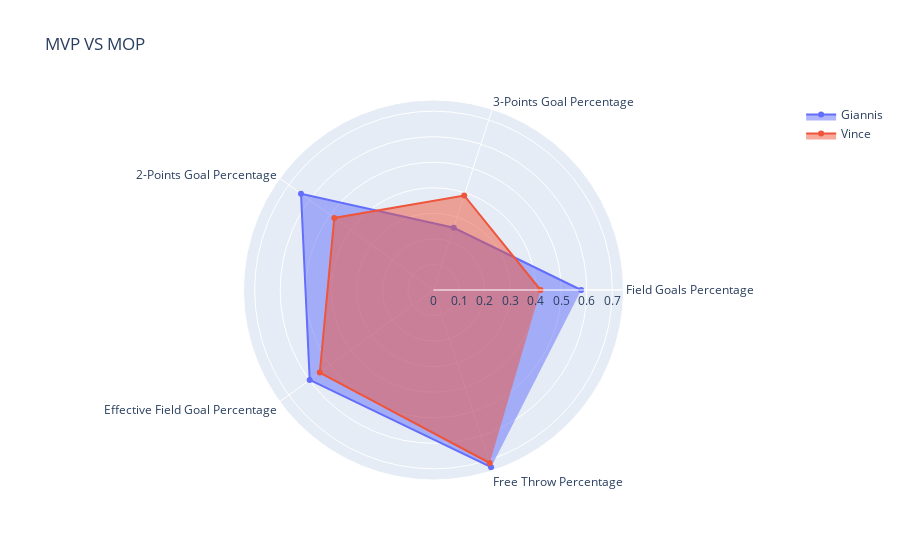

Notebook code for this chart:
### Markdown cell above
### Comparison of players' performance

### Code cell
vince = df[df['Age'] == 42]
giannis = df[df['Player'] == 'Giannis Antetokounmpo']
df_avg_giannis = giannis[['FG%','3P%','2P%','eFG%','FT%']]
df_avg_vince = vince[['FG%','3P%','2P%','eFG%','FT%']]
fig = go.Figure()
fig.add_trace(go.Scatterpolar(
  r = df_avg_giannis.iloc[0,:],
  theta=['Field Goals Percentage','3-Points Goal Percentage','2-Points Goal Percentage', 'Effective Field Goal Percentage',
           'Free Throw Percentage'],
  fill='toself',
  name = 'Giannis'
))
fig.add_trace(go.Scatterpolar(
  r = df_avg_vince.iloc[0,:],
  theta=['Field Goals Percentage','3-Points Goal Percentage','2-Points Goal Percentage', 'Effective Field Goal Percentage',
           'Free Throw Percentage'],
  fill='toself',
  name = 'Vince'
))
fig.update_layout(
  polar=dict(
    radialaxis=dict(
      visible=True
    ),
  ),
  showlegend=True,
title = 'MVP VS MOP'
)
fig.show()
# Giannis Antetokounmpo VS Vince Carter

### Figure 1 — Plotly figure (JSON) as saved in the notebook; plotly's stock layout.template omitted (floating-point values rounded to 4 significant figures)
{"data": [{"fill": "toself", "name": "Giannis", "r": [0.578, 0.256, 0.641, 0.599, 0.729], "theta": ["Field Goals Percentage", "3-Points Goal Percentage", "2-Points Goal Percentage", "Effective Field Goal Percentage", "Free Throw Percentage"], "type": "scatterpolar"}, {"fill": "toself", "name": "Vince", "r": [0.419, 0.389, 0.48, 0.55, 0.712], "theta": ["Field Goals Percentage", "3-Points Goal Percentage", "2-Points Goal Percentage", "Effective Field Goal Percentage", "Free Throw Percentage"], "type": "scatterpolar"}], "layout": {"polar": {"radialaxis": {"visible": true}}, "showlegend": true, "title": {"text": "MVP VS MOP"}}}
